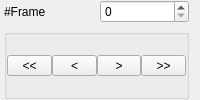
          <widget class="QWidget" name="widget_7" native="true">
           <layout class="QGridLayout" name="gridLayout_11">
            <property name="leftMargin">
             <number>4</number>
            </property>
            <property name="topMargin">
             <number>0</number>
            </property>
            <property name="bottomMargin">
             <number>1</number>
            </property>
            <item row="0" column="1">
             <widget class="QSpinBox" name="spinBox_FrameId">
              <property name="sizePolicy">
               <sizepolicy hsizetype="Ignored" vsizetype="Fixed">
                <horstretch>0</horstretch>
                <verstretch>0</verstretch>
               </sizepolicy>
              </property>
             </widget>
            </item>
            <item row="0" column="0">
             <widget class="QLabel" name="label_16">
              <property name="sizePolicy">
               <sizepolicy hsizetype="Ignored" vsizetype="Preferred">
                <horstretch>0</horstretch>
                <verstretch>0</verstretch>
               </sizepolicy>
              </property>
              <property name="text">
               <string>#Frame</string>
              </property>
             </widget>
            </item>
            <item row="1" column="0" colspan="2">
             <widget class="QGroupBox" name="groupBox_FrameSwitch">
              <property name="title">
               <string/>
              </property>
              <layout class="QHBoxLayout" name="horizontalLayout_3">
               <property name="spacing">
                <number>0</number>
               </property>
               <property name="margin">
                <number>0</number>
               </property>
               <item>
                <widget class="QToolButton" name="toolButton_FrameLeft5">
                 <property name="sizePolicy">
                  <sizepolicy hsizetype="Expanding" vsizetype="Fixed">
                   <horstretch>0</horstretch>
                   <verstretch>0</verstretch>
                  </sizepolicy>
                 </property>
                 <property name="toolTip">
                  <string>click 3d view, then Ctrl+Shift+Left.</string>
                 </property>
                 <property name="text">
                  <string>&lt;&lt;</string>
                 </property>
                 <property name="move_frame_button_amount" stdset="0">
                  <number>-10</number>
                 </property>
                </widget>
               </item>
               <item>
                <widget class="QToolButton" name="toolButton_FrameLeft1">
                 <property name="sizePolicy">
                  <sizepolicy hsizetype="Expanding" vsizetype="Fixed">
                   <horstretch>0</horstretch>
                   <verstretch>0</verstretch>
                  </sizepolicy>
                 </property>
                 <property name="toolTip">
                  <string>click 3d view, then Shift+Left</string>
                 </property>
                 <property name="text">
                  <string>&lt;</string>
                 </property>
                 <property name="move_frame_button_amount" stdset="0">
                  <number>-1</number>
                 </property>
                </widget>
               </item>
               <item>
                <widget class="QToolButton" name="toolButton_FrameRight1">
                 <property name="sizePolicy">
                  <sizepolicy hsizetype="Expanding" vsizetype="Fixed">
                   <horstretch>0</horstretch>
                   <verstretch>0</verstretch>
                  </sizepolicy>
                 </property>
                 <property name="toolTip">
                  <string>click 3d view, then Shift+Right</string>
                 </property>
                 <property name="text">
                  <string>&gt;</string>
                 </property>
                 <property name="move_frame_button_amount" stdset="0">
                  <number>1</number>
                 </property>
                </widget>
               </item>
               <item>
                <widget class="QToolButton" name="toolButton_FrameRight5">
                 <property name="sizePolicy">
                  <sizepolicy hsizetype="Expanding" vsizetype="Fixed">
                   <horstretch>0</horstretch>
                   <verstretch>0</verstretch>
                  </sizepolicy>
                 </property>
                 <property name="toolTip">
                  <string>click 3d view, then Ctrl+Shift+Right</string>
                 </property>
                 <property name="text">
                  <string>&gt;&gt;</string>
                 </property>
                 <property name="move_frame_button_amount" stdset="0">
                  <number>10</number>
                 </property>
                </widget>
               </item>
              </layout>
             </widget>
            </item>
           </layout>
          </widget>
